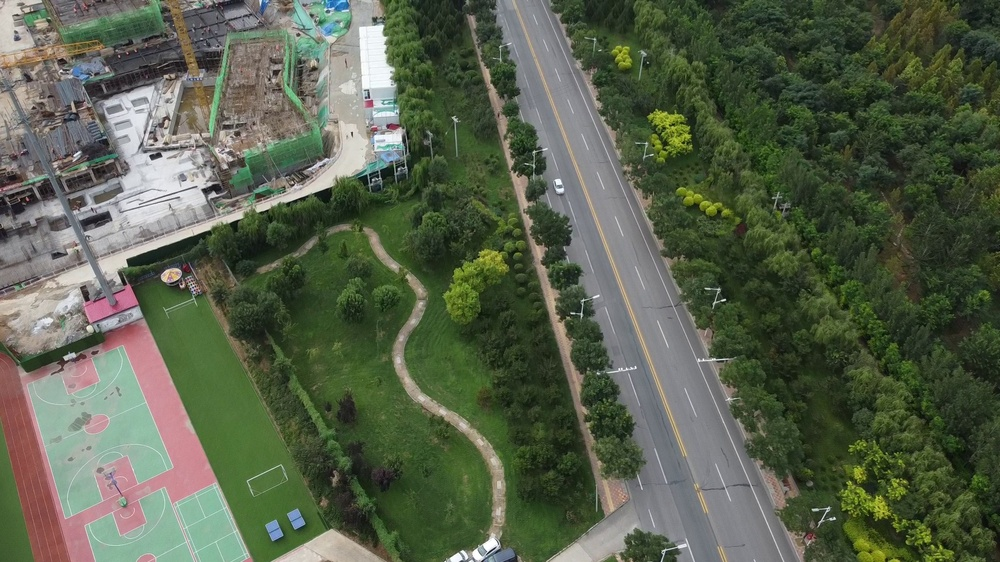
#> input picture raw_images/0-0901-YFC-DJI_0143-2070.jpg, 1000 x 562 px, shrunk from 1920 x 1080 before the run
$ python -i quality_check.py   (imports and definitions only)   (older library calls are emulated)
#> lines starting #> are read from the running program, lines starting #| are printed output that depends on the picture
# quality_check.py

import os
import cv2
import numpy as np
import argparse
import pandas as pd
from pathlib import Path

def calculate_laplacian_variance(image):
    """计算图像的拉普拉斯方差（清晰度指标）"""
    gray = cv2.cvtColor(image, cv2.COLOR_BGR2GRAY) if len(image.shape) == 3 else image
    return cv2.Laplacian(gray, cv2.CV_64F).var()

def calculate_brightness(image):
    """计算图像平均亮度（曝光度指标）"""
    gray = cv2.cvtColor(image, cv2.COLOR_BGR2GRAY) if len(image.shape) == 3 else image
    return np.mean(gray)

def calculate_blur_score(image):
    """
    基于梯度幅值的标准差估算模糊度（值越小越模糊）
    参考：https://ieeexplore.ieee.org/document/5540096
    """
    gray = cv2.cvtColor(image, cv2.COLOR_BGR2GRAY) if len(image.shape) == 3 else image
    gx = cv2.Sobel(gray, cv2.CV_64F, 1, 0, ksize=3)
    gy = cv2.Sobel(gray, cv2.CV_64F, 0, 1, ksize=3)
    magnitude = np.sqrt(gx**2 + gy**2)
    return np.std(magnitude) / np.mean(magnitude + 1e-6)  # 避免除零

def estimate_noise_level(image):
    """
    使用小波域方法粗略估计噪声水平（简化版）
    返回高噪声区域占比（>阈值的像素比例）
    """
    gray = cv2.cvtColor(image, cv2.COLOR_BGR2GRAY) if len(image.shape) == 3 else image
    # 使用高斯差分近似高频噪声
    blur1 = cv2.GaussianBlur(gray, (0, 0), sigmaX=1)
    blur2 = cv2.GaussianBlur(gray, (0, 0), sigmaX=2)
    diff = cv2.absdiff(blur1, blur2)
    # 设定噪声阈值（经验值）
    noise_mask = diff > 10
    return np.mean(noise_mask)

def is_valid_image(
    image_path,
    laplacian_threshold=85,
    brightness_low=30,
    brightness_high=220,
    blur_threshold=0.25,
    noise_ratio_threshold=0.12,
    verbose=False
):
    """
    判断图像是否通过质量筛选
    返回: (是否保留, 质量指标字典)
    """
#> called with image_path = 'raw_images/0-0901-YFC-DJI_0143-2070.jpg', laplacian_threshold = 85, brightness_low = 30, brightness_high = 220, blur_threshold = 0.25, noise_ratio_threshold = 0.12, verbose = False
    try:
        img = cv2.imread(str(image_path))
#> img is the input picture: shape (562, 1000, 3); mean B, G, R 75.9, 96.6, 87.6
        if img is None:
            if verbose:
                print(f"Warning: Cannot read image {image_path}")
            return False, {}

        lap_var = calculate_laplacian_variance(img)
#> in calculate_laplacian_variance, `gray = cv2.cvtColor(image, cv2.COLOR_BGR2GRAY) if len(image.shape) == ..`:
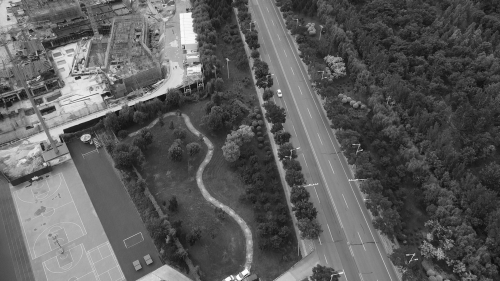
#> gray: shape (562, 1000) (shown at 1/2 size); min 2, max 255, mean 91.5
#> lap_var = 1177.2
        brightness = calculate_brightness(img)
#> brightness = 91.52
        blur_score = calculate_blur_score(img)
#> in calculate_blur_score, `gx = cv2.Sobel(gray, cv2.CV_64F, 1, 0, ksize=3)`:
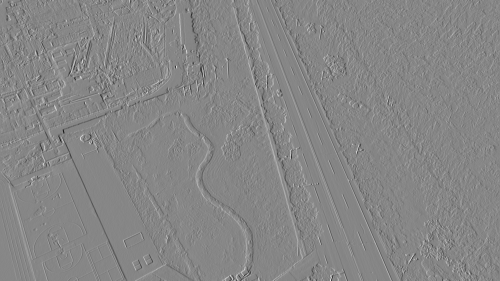
#> gx: shape (562, 1000) float64 (shown at 1/2 size); min -773, max 694, mean -0.5; drawn with min black and max white
#> in calculate_blur_score, `gy = cv2.Sobel(gray, cv2.CV_64F, 0, 1, ksize=3)`:
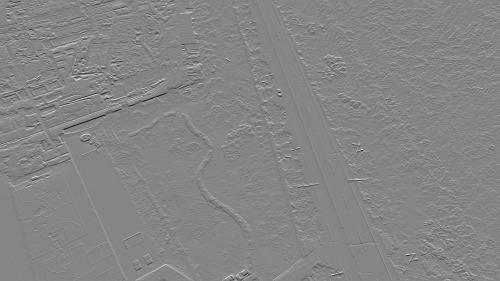
#> gy: shape (562, 1000) float64 (shown at 1/2 size); min -813, max 742, mean 0.5; drawn with min black and max white
#> in calculate_blur_score, `magnitude = np.sqrt(gx**2 + gy**2)`:
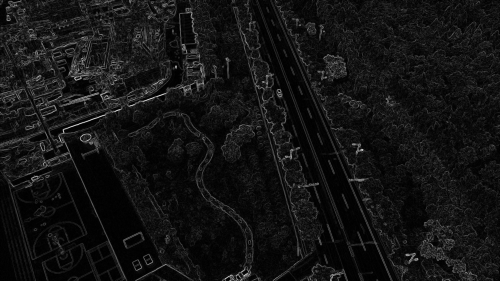
#> magnitude: shape (562, 1000) float64 (shown at 1/2 size); min 0, max 849, mean 66.1; drawn with min black and max white
#> blur_score = 1.1
        noise_ratio = estimate_noise_level(img)
#> in estimate_noise_level, `diff = cv2.absdiff(blur1, blur2)`:
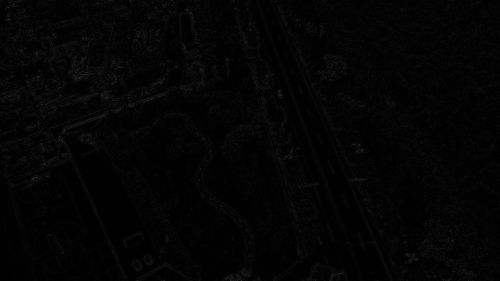
#> diff: shape (562, 1000) (shown at 1/2 size); min 0, max 59, mean 3.6
#> in estimate_noise_level, `noise_mask = diff > 10`:
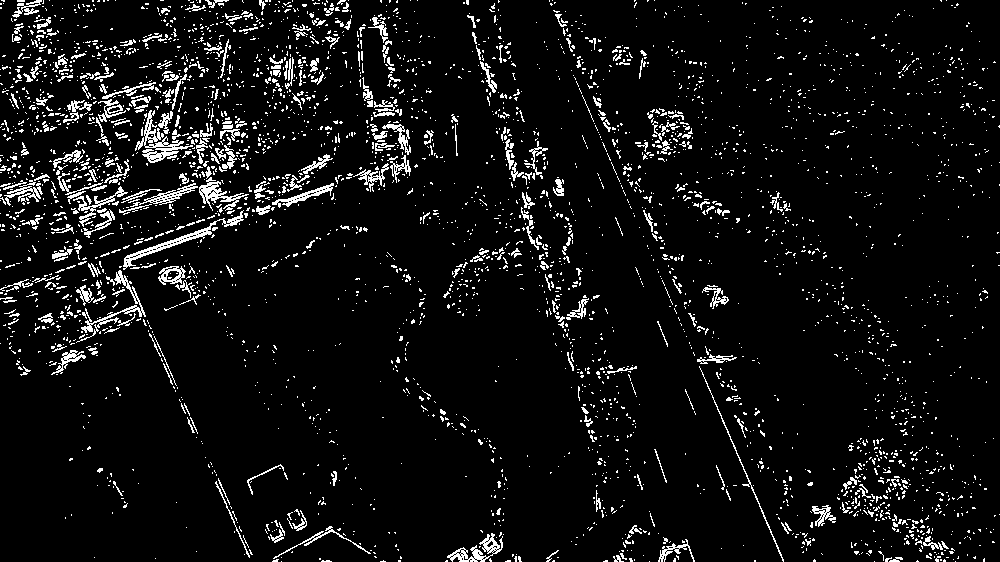
#> noise_mask: shape (562, 1000) bool; 6.4% white in thin lines or dots
#> noise_ratio = 0.0644

        metrics = {
            "laplacian_variance": lap_var,
            "brightness": brightness,
            "blur_score": blur_score,
            "noise_ratio": noise_ratio
        }
#> metrics = {'laplacian_variance': 1177.2, 'brightness': 91.52, 'blur_score': 1.1, 'noise_ratio': 0.0644}

        # 判断是否剔除
        reject_reasons = []
        if lap_var < laplacian_threshold:
            reject_reasons.append("low_sharpness")
        if brightness < brightness_low or brightness > brightness_high:
            reject_reasons.append("bad_exposure")
        if blur_score < blur_threshold:  # 注意：blur_score 越小越模糊
            reject_reasons.append("motion_or_defocus_blur")
        if noise_ratio > noise_ratio_threshold:
            reject_reasons.append("high_noise")

        keep = len(reject_reasons) == 0
        if verbose and not keep:
            print(f"{image_path.name}: rejected due to {reject_reasons}")

        return keep, metrics

    except Exception as e:
        if verbose:
            print(f"Error processing {image_path}: {e}")
        return False, {}

# [40 lines left out: function main, not called in this run]

# [2 lines not run here, left out]

>>> result = is_valid_image('raw_images/0-0901-YFC-DJI_0143-2070.jpg')

$ run again, on raw_images/0-20211117_cut_15w_DJI_0490-90.jpg
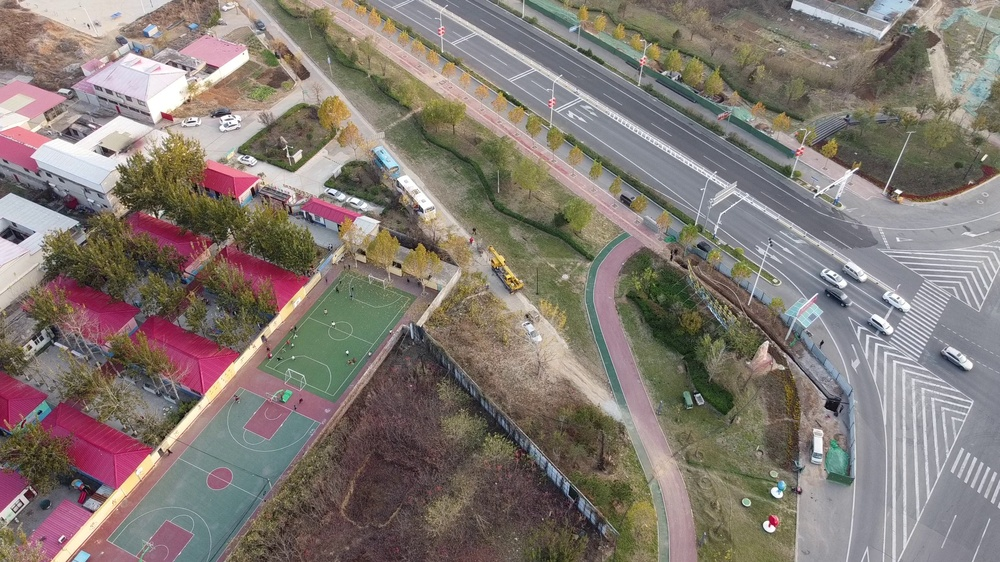
#> input picture raw_images/0-20211117_cut_15w_DJI_0490-90.jpg, 1000 x 562 px, shrunk from 1920 x 1080 before the run
#> in is_valid_image, img is the input picture: shape (562, 1000, 3); mean B, G, R 115.4, 122, 131.4
#> lap_var = 2263.4
#> brightness = 124.1
#> in calculate_blur_score, `magnitude = np.sqrt(gx**2 + gy**2)`:
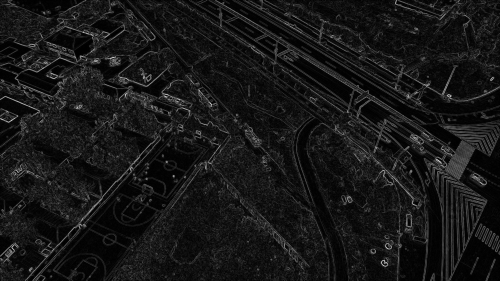
#> magnitude: shape (562, 1000) float64 (shown at 1/2 size); min 0, max 880.5, mean 79.9; drawn with min black and max white
#> blur_score = 1.03
#> in estimate_noise_level, `noise_mask = diff > 10`:
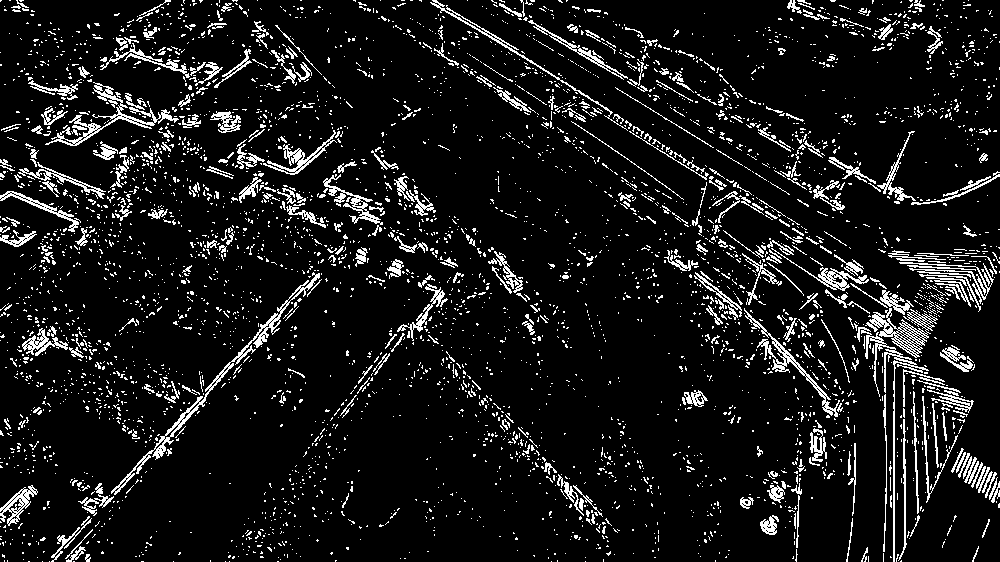
#> noise_mask: shape (562, 1000) bool; 9.3% white in thin lines or dots
#> noise_ratio = 0.0934
#> metrics = {'laplacian_variance': 2263.4, 'brightness': 124.1, 'blur_score': 1.03, 'noise_ratio': 0.0934}
